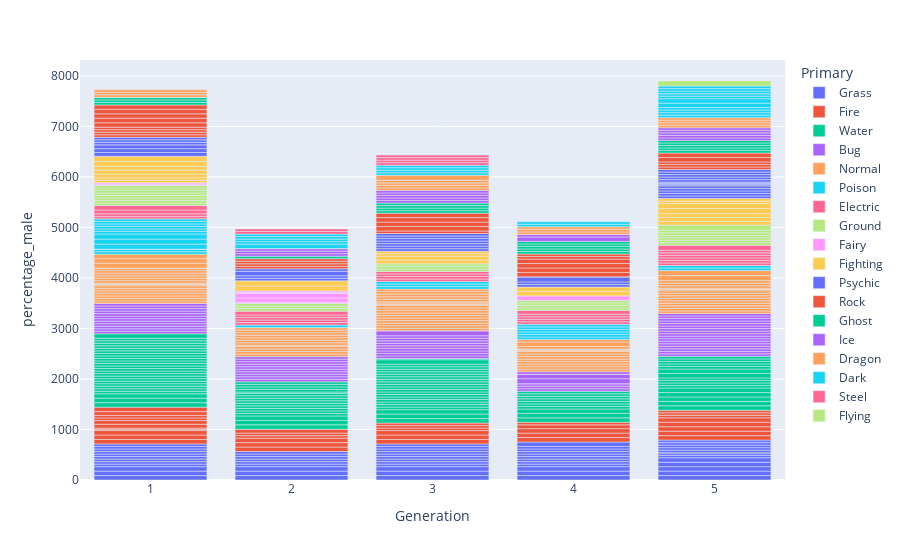

The notebook cell this image was saved under:
### Code cell
fig=px.bar(pokemon, x="Generation", y="percentage_male", color="Primary",
           hover_name='Name', hover_data=["Generation"])

fig.show()

### Figure 1 — Plotly figure (JSON) as saved in the notebook; plotly's stock layout.template omitted (floating-point values rounded to 4 significant figures)
{"data": [{"alignmentgroup": "True", "hovertemplate": "<b>%{hovertext}</b><br><br>Primary=Grass<br>Generation=%{x}<br>percentage_male=%{y}<extra></extra>", "hovertext": ["Bulbasaur", "Ivysaur", "Venusaur", "Oddish", "Gloom", "Vileplume", "Bellsprout", "Weepinbell", "Victreebel", "Exeggcute", "Exeggutor", "Tangela", "Chikorita", "Bayleef", "Meganium", "Bellossom", "Hoppip", "Skiploom", "Jumpluff", "Sunkern", "Sunflora", "Treecko", "Grovyle", "Sceptile", "Seedot", "Nuzleaf", "Shiftry", "Shroomish", "Breloom", "Roselia", "Cacnea", "Cacturne", "Tropius", "Turtwig", "Grotle", "Torterra", "Budew", "Roserade", "Cherubi", "Cherrim", "Carnivine", "Snover", "Abomasnow", "Tangrowth", "Leafeon", "Shaymin", "Snivy", "Servine", "Serperior", "Pansage", "Simisage", "Cottonee", "Whimsicott", "Petilil", "Lilligant", "Maractus", "Foongus", "Amoonguss", "Ferroseed", "Ferrothorn", "Virizion"], "legendgroup": "Grass", "marker": {"color": "#636efa", "pattern": {"shape": ""}}, "name": "Grass", "offsetgroup": "Grass", "orientation": "v", "showlegend": true, "textposition": "auto", "type": "bar", "x": [1, 1, 1, 1, 1, 1, 1, 1, 1, 1, 1, 1, 2, 2, 2, 2, 2, 2, 2, 2, 2, 3, 3, 3, 3, 3, 3, 3, 3, 3, 3, 3, 3, 4, 4, 4, 4, 4, 4, 4, 4, 4, 4, 4, 4, 4, 5, 5, 5, 5, 5, 5, 5, 5, 5, 5, 5, 5, 5, 5, 5], "xaxis": "x", "y": [88.1, 88.1, 88.1, 50, 50, 50, 50, 50, 50, 50, 50, 50, 88.1, 88.1, 88.1, 50, 50, 50, 50, 50, 50, 88.1, 88.1, 88.1, 50, 50, 50, 50, 50, 50, 50, 50, 50, 88.1, 88.1, 88.1, 50, 50, 50, 50, 50, 50, 50, 50, 88.1, null, 88.1, 88.1, 88.1, 88.1, 88.1, 50, 50, 0, 0, 50, 50, 50, 50, 50, null], "yaxis": "y"}, {"alignmentgroup": "True", "hovertemplate": "<b>%{hovertext}</b><br><br>Primary=Fire<br>Generation=%{x}<br>percentage_male=%{y}<extra></extra>", "hovertext": ["Charmander", "Charmeleon", "Charizard", "Vulpix", "Ninetales", "Growlithe", "Arcanine", "Ponyta", "Rapidash", "Magmar", "Flareon", "Moltres", "Cyndaquil", "Quilava", "Typhlosion", "Slugma", "Magcargo", "Magby", "Entei", "Ho-Oh", "Torchic", "Combusken", "Blaziken", "Numel", "Camerupt", "Torkoal", "Chimchar", "Monferno", "Infernape", "Magmortar", "Heatran", "Tepig", "Pignite", "Emboar", "Pansear", "Simisear", "Darumaka", "Darmanitan", "Heatmor"], "legendgroup": "Fire", "marker": {"color": "#EF553B", "pattern": {"shape": ""}}, "name": "Fire", "offsetgroup": "Fire", "orientation": "v", "showlegend": true, "textposition": "auto", "type": "bar", "x": [1, 1, 1, 1, 1, 1, 1, 1, 1, 1, 1, 1, 2, 2, 2, 2, 2, 2, 2, 2, 3, 3, 3, 3, 3, 3, 4, 4, 4, 4, 4, 5, 5, 5, 5, 5, 5, 5, 5], "xaxis": "x", "y": [88.1, 88.1, 88.1, 24.6, 24.6, 75.4, 75.4, 50, 50, 75.4, 88.1, null, 88.1, 88.1, 88.1, 50, 50, 75.4, null, null, 88.1, 88.1, 88.1, 50, 50, 50, 88.1, 88.1, 88.1, 75.4, 50, 88.1, 88.1, 88.1, 88.1, 88.1, 50, 50, 50], "yaxis": "y"}, {"alignmentgroup": "True", "hovertemplate": "<b>%{hovertext}</b><br><br>Primary=Water<br>Generation=%{x}<br>percentage_male=%{y}<extra></extra>", "hovertext": ["Squirtle", "Wartortle", "Blastoise", "Psyduck", "Golduck", "Poliwag", "Poliwhirl", "Poliwrath", "Tentacool", "Tentacruel", "Slowpoke", "Slowbro", "Seel", "Dewgong", "Shellder", "Cloyster", "Krabby", "Kingler", "Horsea", "Seadra", "Goldeen", "Seaking", "Staryu", "Starmie", "Magikarp", "Gyarados", "Lapras", "Vaporeon", "Totodile", "Croconaw", "Feraligatr", "Chinchou", "Lanturn", "Marill", "Azumarill", "Politoed", "Wooper", "Quagsire", "Slowking", "Qwilfish", "Corsola", "Remoraid", "Octillery", "Mantine", "Kingdra", "Suicune", "Mudkip", "Marshtomp", "Swampert", "Lotad", "Lombre", "Ludicolo", "Wingull", "Pelipper", "Carvanha", "Sharpedo", "Wailmer", "Wailord", "Barboach", "Whiscash", "Corphish", "Crawdaunt", "Feebas", "Milotic", "Clamperl", "Huntail", "Gorebyss", "Relicanth", "Luvdisc", "Kyogre", "Piplup", "Prinplup", "Empoleon", "Buizel", "Floatzel", "Shellos", "Gastrodon", "Finneon", "Lumineon", "Mantyke", "Palkia", "Phione", "Manaphy", "Oshawott", "Dewott", "Samurott", "Panpour", "Simipour", "Tympole", "Palpitoad", "Seismitoad", "Basculin", "Tirtouga", "Carracosta", "Ducklett", "Swanna", "Frillish", "Jellicent", "Alomomola", "Keldeo"], "legendgroup": "Water", "marker": {"color": "#00cc96", "pattern": {"shape": ""}}, "name": "Water", "offsetgroup": "Water", "orientation": "v", "showlegend": true, "textposition": "auto", "type": "bar", "x": [1, 1, 1, 1, 1, 1, 1, 1, 1, 1, 1, 1, 1, 1, 1, 1, 1, 1, 1, 1, 1, 1, 1, 1, 1, 1, 1, 1, 2, 2, 2, 2, 2, 2, 2, 2, 2, 2, 2, 2, 2, 2, 2, 2, 2, 2, 3, 3, 3, 3, 3, 3, 3, 3, 3, 3, 3, 3, 3, 3, 3, 3, 3, 3, 3, 3, 3, 3, 3, 3, 4, 4, 4, 4, 4, 4, 4, 4, 4, 4, 4, 4, 4, 5, 5, 5, 5, 5, 5, 5, 5, 5, 5, 5, 5, 5, 5, 5, 5, 5], "xaxis": "x", "y": [88.1, 88.1, 88.1, 50, 50, 50, 50, 50, 50, 50, 50, 50, 50, 50, 50, 50, 50, 50, 50, 50, 50, 50, null, null, 50, 50, 50, 88.1, 88.1, 88.1, 88.1, 50, 50, 50, 50, 50, 50, 50, 50, 50, 24.6, 50, 50, 50, 50, null, 88.1, 88.1, 88.1, 50, 50, 50, 50, 50, 50, 50, 50, 50, 50, 50, 50, 50, 50, 50, 50, 50, 50, 88.1, 24.6, null, 88.1, 88.1, 88.1, 50, 50, 50, 50, 50, 50, 50, null, null, null, 88.1, 88.1, 88.1, 88.1, 88.1, 50, 50, 50, 50, 88.1, 88.1, 50, 50, 50, 50, 50, null], "yaxis": "y"}, {"alignmentgroup": "True", "hovertemplate": "<b>%{hovertext}</b><br><br>Primary=Bug<br>Generation=%{x}<br>percentage_male=%{y}<extra></extra>", "hovertext": ["Caterpie", "Metapod", "Butterfree", "Weedle", "Kakuna", "Beedrill", "Paras", "Parasect", "Venonat", "Venomoth", "Scyther", "Pinsir", "Ledyba", "Ledian", "Spinarak", "Ariados", "Yanma", "Pineco", "Forretress", "Scizor", "Shuckle", "Heracross", "Wurmple", "Silcoon", "Beautifly", "Cascoon", "Dustox", "Surskit", "Masquerain", "Nincada", "Ninjask", "Shedinja", "Volbeat", "Illumise", "Kricketot", "Kricketune", "Burmy", "Wormadam", "Mothim", "Combee", "Vespiquen", "Yanmega", "Sewaddle", "Swadloon", "Leavanny", "Venipede", "Whirlipede", "Scolipede", "Dwebble", "Crustle", "Karrablast", "Escavalier", "Joltik", "Galvantula", "Shelmet", "Accelgor", "Durant", "Larvesta", "Volcarona", "Genesect"], "legendgroup": "Bug", "marker": {"color": "#ab63fa", "pattern": {"shape": ""}}, "name": "Bug", "offsetgroup": "Bug", "orientation": "v", "showlegend": true, "textposition": "auto", "type": "bar", "x": [1, 1, 1, 1, 1, 1, 1, 1, 1, 1, 1, 1, 2, 2, 2, 2, 2, 2, 2, 2, 2, 2, 3, 3, 3, 3, 3, 3, 3, 3, 3, 3, 3, 3, 4, 4, 4, 4, 4, 4, 4, 4, 5, 5, 5, 5, 5, 5, 5, 5, 5, 5, 5, 5, 5, 5, 5, 5, 5, 5], "xaxis": "x", "y": [50, 50, 50, 50, 50, 50, 50, 50, 50, 50, 50, 50, 50, 50, 50, 50, 50, 50, 50, 50, 50, 50, 50, 50, 50, 50, 50, 50, 50, 50, 50, null, 100, 0, 50, 50, 50, 0, 100, 88.1, 0, 50, 50, 50, 50, 50, 50, 50, 50, 50, 50, 50, 50, 50, 50, 50, 50, 50, 50, null], "yaxis": "y"}, {"alignmentgroup": "True", "hovertemplate": "<b>%{hovertext}</b><br><br>Primary=Normal<br>Generation=%{x}<br>percentage_male=%{y}<extra></extra>", "hovertext": ["Pidgey", "Pidgeotto", "Pidgeot", "Rattata", "Raticate", "Spearow", "Fearow", "Jigglypuff", "Wigglytuff", "Meowth", "Persian", "Farfetch'd", "Doduo", "Dodrio", "Lickitung", "Chansey", "Kangaskhan", "Tauros", "Ditto", "Eevee", "Porygon", "Snorlax", "Sentret", "Furret", "Hoothoot", "Noctowl", "Igglybuff", "Aipom", "Girafarig", "Dunsparce", "Teddiursa", "Ursaring", "Porygon2", "Stantler", "Smeargle", "Miltank", "Blissey", "Zigzagoon", "Linoone", "Taillow", "Swellow", "Slakoth", "Vigoroth", "Slaking", "Whismur", "Loudred", "Exploud", "Azurill", "Skitty", "Delcatty", "Spinda", "Swablu", "Zangoose", "Castform", "Kecleon", "Starly", "Staravia", "Staraptor", "Bidoof", "Bibarel", "Ambipom", "Buneary", "Lopunny", "Glameow", "Purugly", "Happiny", "Chatot", "Munchlax", "Lickilicky", "Porygon-Z", "Regigigas", "Arceus", "Patrat", "Watchog", "Lillipup", "Herdier", "Stoutland", "Pidove", "Tranquill", "Unfezant", "Audino", "Minccino", "Cinccino", "Deerling", "Sawsbuck", "Bouffalant", "Rufflet", "Braviary", "Meloetta"], "legendgroup": "Normal", "marker": {"color": "#FFA15A", "pattern": {"shape": ""}}, "name": "Normal", "offsetgroup": "Normal", "orientation": "v", "showlegend": true, "textposition": "auto", "type": "bar", "x": [1, 1, 1, 1, 1, 1, 1, 1, 1, 1, 1, 1, 1, 1, 1, 1, 1, 1, 1, 1, 1, 1, 2, 2, 2, 2, 2, 2, 2, 2, 2, 2, 2, 2, 2, 2, 2, 3, 3, 3, 3, 3, 3, 3, 3, 3, 3, 3, 3, 3, 3, 3, 3, 3, 3, 4, 4, 4, 4, 4, 4, 4, 4, 4, 4, 4, 4, 4, 4, 4, 4, 4, 5, 5, 5, 5, 5, 5, 5, 5, 5, 5, 5, 5, 5, 5, 5, 5, 5], "xaxis": "x", "y": [50, 50, 50, 50, 50, 50, 50, 24.6, 24.6, 50, 50, 50, 50, 50, 50, 0, 0, 100, null, 88.1, null, 88.1, 50, 50, 50, 50, 24.6, 50, 50, 50, 50, 50, null, 50, 50, 0, 0, 50, 50, 50, 50, 50, 50, 50, 50, 50, 50, 24.6, 24.6, 24.6, 50, 50, 50, 50, 50, 50, 50, 50, 50, 50, 50, 50, 50, 24.6, 24.6, 0, 50, 88.1, 50, null, null, null, 50, 50, 50, 50, 50, 50, 50, 50, 50, 24.6, 24.6, 50, 50, 50, 100, 100, null], "yaxis": "y"}, {"alignmentgroup": "True", "hovertemplate": "<b>%{hovertext}</b><br><br>Primary=Poison<br>Generation=%{x}<br>percentage_male=%{y}<extra></extra>", "hovertext": ["Ekans", "Arbok", "Nidoran♀", "Nidorina", "Nidoqueen", "Nidoran♂", "Nidorino", "Nidoking", "Zubat", "Golbat", "Grimer", "Muk", "Koffing", "Weezing", "Crobat", "Gulpin", "Swalot", "Seviper", "Stunky", "Skuntank", "Skorupi", "Drapion", "Croagunk", "Toxicroak", "Trubbish", "Garbodor"], "legendgroup": "Poison", "marker": {"color": "#19d3f3", "pattern": {"shape": ""}}, "name": "Poison", "offsetgroup": "Poison", "orientation": "v", "showlegend": true, "textposition": "auto", "type": "bar", "x": [1, 1, 1, 1, 1, 1, 1, 1, 1, 1, 1, 1, 1, 1, 2, 3, 3, 3, 4, 4, 4, 4, 4, 4, 5, 5], "xaxis": "x", "y": [50, 50, 0, 0, 0, 100, 100, 100, 50, 50, 50, 50, 50, 50, 50, 50, 50, 50, 50, 50, 50, 50, 50, 50, 50, 50], "yaxis": "y"}, {"alignmentgroup": "True", "hovertemplate": "<b>%{hovertext}</b><br><br>Primary=Electric<br>Generation=%{x}<br>percentage_male=%{y}<extra></extra>", "hovertext": ["Pikachu", "Raichu", "Magnemite", "Magneton", "Voltorb", "Electrode", "Electabuzz", "Jolteon", "Zapdos", "Pichu", "Mareep", "Flaaffy", "Ampharos", "Elekid", "Raikou", "Electrike", "Manectric", "Plusle", "Minun", "Shinx", "Luxio", "Luxray", "Pachirisu", "Magnezone", "Electivire", "Rotom", "Blitzle", "Zebstrika", "Emolga", "Tynamo", "Eelektrik", "Eelektross", "Thundurus"], "legendgroup": "Electric", "marker": {"color": "#FF6692", "pattern": {"shape": ""}}, "name": "Electric", "offsetgroup": "Electric", "orientation": "v", "showlegend": true, "textposition": "auto", "type": "bar", "x": [1, 1, 1, 1, 1, 1, 1, 1, 1, 2, 2, 2, 2, 2, 2, 3, 3, 3, 3, 4, 4, 4, 4, 4, 4, 4, 5, 5, 5, 5, 5, 5, 5], "xaxis": "x", "y": [50, 50, null, null, null, null, 75.4, 88.1, null, 50, 50, 50, 50, 75.4, null, 50, 50, 50, 50, 50, 50, 50, 50, null, 75.4, null, 50, 50, 50, 50, 50, 50, 100], "yaxis": "y"}, {"alignmentgroup": "True", "hovertemplate": "<b>%{hovertext}</b><br><br>Primary=Ground<br>Generation=%{x}<br>percentage_male=%{y}<extra></extra>", "hovertext": ["Sandshrew", "Sandslash", "Diglett", "Dugtrio", "Cubone", "Marowak", "Rhyhorn", "Rhydon", "Gligar", "Phanpy", "Donphan", "Trapinch", "Vibrava", "Flygon", "Baltoy", "Claydol", "Groudon", "Hippopotas", "Hippowdon", "Rhyperior", "Gliscor", "Drilbur", "Excadrill", "Sandile", "Krokorok", "Krookodile", "Stunfisk", "Golett", "Golurk", "Landorus"], "legendgroup": "Ground", "marker": {"color": "#B6E880", "pattern": {"shape": ""}}, "name": "Ground", "offsetgroup": "Ground", "orientation": "v", "showlegend": true, "textposition": "auto", "type": "bar", "x": [1, 1, 1, 1, 1, 1, 1, 1, 2, 2, 2, 3, 3, 3, 3, 3, 3, 4, 4, 4, 4, 5, 5, 5, 5, 5, 5, 5, 5, 5], "xaxis": "x", "y": [50, 50, 50, 50, 50, 50, 50, 50, 50, 50, 50, 50, 50, 50, null, null, null, 50, 50, 50, 50, 50, 50, 50, 50, 50, 50, null, null, 100], "yaxis": "y"}, {"alignmentgroup": "True", "hovertemplate": "<b>%{hovertext}</b><br><br>Primary=Fairy<br>Generation=%{x}<br>percentage_male=%{y}<extra></extra>", "hovertext": ["Clefairy", "Clefable", "Cleffa", "Togepi", "Togetic", "Snubbull", "Granbull", "Togekiss"], "legendgroup": "Fairy", "marker": {"color": "#FF97FF", "pattern": {"shape": ""}}, "name": "Fairy", "offsetgroup": "Fairy", "orientation": "v", "showlegend": true, "textposition": "auto", "type": "bar", "x": [1, 1, 2, 2, 2, 2, 2, 4], "xaxis": "x", "y": [24.6, 24.6, 24.6, 88.1, 88.1, 24.6, 24.6, 88.1], "yaxis": "y"}, {"alignmentgroup": "True", "hovertemplate": "<b>%{hovertext}</b><br><br>Primary=Fighting<br>Generation=%{x}<br>percentage_male=%{y}<extra></extra>", "hovertext": ["Mankey", "Primeape", "Machop", "Machoke", "Machamp", "Hitmonlee", "Hitmonchan", "Tyrogue", "Hitmontop", "Makuhita", "Hariyama", "Meditite", "Medicham", "Riolu", "Lucario", "Timburr", "Gurdurr", "Conkeldurr", "Throh", "Sawk", "Mienfoo", "Mienshao"], "legendgroup": "Fighting", "marker": {"color": "#FECB52", "pattern": {"shape": ""}}, "name": "Fighting", "offsetgroup": "Fighting", "orientation": "v", "showlegend": true, "textposition": "auto", "type": "bar", "x": [1, 1, 1, 1, 1, 1, 1, 2, 2, 3, 3, 3, 3, 4, 4, 5, 5, 5, 5, 5, 5, 5], "xaxis": "x", "y": [50, 50, 75.4, 75.4, 75.4, 100, 100, 100, 100, 75.4, 75.4, 50, 50, 88.1, 88.1, 75.4, 75.4, 75.4, 100, 100, 50, 50], "yaxis": "y"}, {"alignmentgroup": "True", "hovertemplate": "<b>%{hovertext}</b><br><br>Primary=Psychic<br>Generation=%{x}<br>percentage_male=%{y}<extra></extra>", "hovertext": ["Abra", "Kadabra", "Alakazam", "Drowzee", "Hypno", "Mr.", "Mewtwo", "Mew", "Natu", "Xatu", "Espeon", "Unown", "Wobbuffet", "Lugia", "Celebi", "Ralts", "Kirlia", "Gardevoir", "Spoink", "Grumpig", "Chimecho", "Wynaut", "Deoxys", "Chingling", "Mime", "Gallade", "Uxie", "Mesprit", "Azelf", "Cresselia", "Victini", "Munna", "Musharna", "Woobat", "Swoobat", "Sigilyph", "Gothita", "Gothorita", "Gothitelle", "Solosis", "Duosion", "Reuniclus", "Elgyem", "Beheeyem"], "legendgroup": "Psychic", "marker": {"color": "#636efa", "pattern": {"shape": ""}}, "name": "Psychic", "offsetgroup": "Psychic", "orientation": "v", "showlegend": true, "textposition": "auto", "type": "bar", "x": [1, 1, 1, 1, 1, 1, 1, 1, 2, 2, 2, 2, 2, 2, 2, 3, 3, 3, 3, 3, 3, 3, 3, 4, 4, 4, 4, 4, 4, 4, 5, 5, 5, 5, 5, 5, 5, 5, 5, 5, 5, 5, 5, 5], "xaxis": "x", "y": [75.4, 75.4, 75.4, 50, 50, 50, null, null, 50, 50, 88.1, null, 50, null, null, 50, 50, 50, 50, 50, 50, 50, null, 50, 50, 100, null, null, null, 0, null, 50, 50, 50, 50, 50, 24.6, 24.6, 24.6, 50, 50, 50, 50, 50], "yaxis": "y"}, {"alignmentgroup": "True", "hovertemplate": "<b>%{hovertext}</b><br><br>Primary=Rock<br>Generation=%{x}<br>percentage_male=%{y}<extra></extra>", "hovertext": ["Geodude", "Graveler", "Golem", "Onix", "Omanyte", "Omastar", "Kabuto", "Kabutops", "Aerodactyl", "Sudowoodo", "Larvitar", "Pupitar", "Tyranitar", "Nosepass", "Lunatone", "Solrock", "Lileep", "Cradily", "Anorith", "Armaldo", "Regirock", "Cranidos", "Rampardos", "Shieldon", "Bastiodon", "Bonsly", "Probopass", "Roggenrola", "Boldore", "Gigalith", "Archen", "Archeops", "Terrakion"], "legendgroup": "Rock", "marker": {"color": "#EF553B", "pattern": {"shape": ""}}, "name": "Rock", "offsetgroup": "Rock", "orientation": "v", "showlegend": true, "textposition": "auto", "type": "bar", "x": [1, 1, 1, 1, 1, 1, 1, 1, 1, 2, 2, 2, 2, 3, 3, 3, 3, 3, 3, 3, 3, 4, 4, 4, 4, 4, 4, 5, 5, 5, 5, 5, 5], "xaxis": "x", "y": [50, 50, 50, 50, 88.1, 88.1, 88.1, 88.1, 88.1, 50, 50, 50, 50, 50, null, null, 88.1, 88.1, 88.1, 88.1, null, 88.1, 88.1, 88.1, 88.1, 50, 50, 50, 50, 50, 88.1, 88.1, null], "yaxis": "y"}, {"alignmentgroup": "True", "hovertemplate": "<b>%{hovertext}</b><br><br>Primary=Ghost<br>Generation=%{x}<br>percentage_male=%{y}<extra></extra>", "hovertext": ["Gastly", "Haunter", "Gengar", "Misdreavus", "Shuppet", "Banette", "Duskull", "Dusclops", "Drifloon", "Drifblim", "Mismagius", "Spiritomb", "Dusknoir", "Giratina", "Yamask", "Cofagrigus", "Litwick", "Lampent", "Chandelure"], "legendgroup": "Ghost", "marker": {"color": "#00cc96", "pattern": {"shape": ""}}, "name": "Ghost", "offsetgroup": "Ghost", "orientation": "v", "showlegend": true, "textposition": "auto", "type": "bar", "x": [1, 1, 1, 2, 3, 3, 3, 3, 4, 4, 4, 4, 4, 4, 5, 5, 5, 5, 5], "xaxis": "x", "y": [50, 50, 50, 50, 50, 50, 50, 50, 50, 50, 50, 50, 50, null, 50, 50, 50, 50, 50], "yaxis": "y"}, {"alignmentgroup": "True", "hovertemplate": "<b>%{hovertext}</b><br><br>Primary=Ice<br>Generation=%{x}<br>percentage_male=%{y}<extra></extra>", "hovertext": ["Jynx", "Articuno", "Swinub", "Piloswine", "Delibird", "Smoochum", "Snorunt", "Glalie", "Spheal", "Sealeo", "Walrein", "Regice", "Glaceon", "Mamoswine", "Froslass", "Vanillite", "Vanillish", "Vanilluxe", "Cubchoo", "Beartic", "Cryogonal"], "legendgroup": "Ice", "marker": {"color": "#ab63fa", "pattern": {"shape": ""}}, "name": "Ice", "offsetgroup": "Ice", "orientation": "v", "showlegend": true, "textposition": "auto", "type": "bar", "x": [1, 1, 2, 2, 2, 2, 3, 3, 3, 3, 3, 3, 4, 4, 4, 5, 5, 5, 5, 5, 5], "xaxis": "x", "y": [0, null, 50, 50, 50, 0, 50, 50, 50, 50, 50, null, 88.1, 50, 0, 50, 50, 50, 50, 50, null], "yaxis": "y"}, {"alignmentgroup": "True", "hovertemplate": "<b>%{hovertext}</b><br><br>Primary=Dragon<br>Generation=%{x}<br>percentage_male=%{y}<extra></extra>", "hovertext": ["Dratini", "Dragonair", "Dragonite", "Altaria", "Bagon", "Shelgon", "Salamence", "Latias", "Latios", "Rayquaza", "Gible", "Gabite", "Garchomp", "Axew", "Fraxure", "Haxorus", "Druddigon", "Reshiram", "Zekrom", "Kyurem"], "legendgroup": "Dragon", "marker": {"color": "#FFA15A", "pattern": {"shape": ""}}, "name": "Dragon", "offsetgroup": "Dragon", "orientation": "v", "showlegend": true, "textposition": "auto", "type": "bar", "x": [1, 1, 1, 3, 3, 3, 3, 3, 3, 3, 4, 4, 4, 5, 5, 5, 5, 5, 5, 5], "xaxis": "x", "y": [50, 50, 50, 50, 50, 50, 50, 0, 100, null, 50, 50, 50, 50, 50, 50, 50, null, null, null], "yaxis": "y"}, {"alignmentgroup": "True", "hovertemplate": "<b>%{hovertext}</b><br><br>Primary=Dark<br>Generation=%{x}<br>percentage_male=%{y}<extra></extra>", "hovertext": ["Umbreon", "Murkrow", "Sneasel", "Houndour", "Houndoom", "Poochyena", "Mightyena", "Sableye", "Absol", "Honchkrow", "Weavile", "Darkrai", "Purrloin", "Liepard", "Scraggy", "Scrafty", "Zorua", "Zoroark", "Pawniard", "Bisharp", "Vullaby", "Mandibuzz", "Deino", "Zweilous", "Hydreigon"], "legendgroup": "Dark", "marker": {"color": "#19d3f3", "pattern": {"shape": ""}}, "name": "Dark", "offsetgroup": "Dark", "orientation": "v", "showlegend": true, "textposition": "auto", "type": "bar", "x": [2, 2, 2, 2, 2, 3, 3, 3, 3, 4, 4, 4, 5, 5, 5, 5, 5, 5, 5, 5, 5, 5, 5, 5, 5], "xaxis": "x", "y": [88.1, 50, 50, 50, 50, 50, 50, 50, 50, 50, 50, null, 50, 50, 50, 50, 88.1, 88.1, 50, 50, 0, 0, 50, 50, 50], "yaxis": "y"}, {"alignmentgroup": "True", "hovertemplate": "<b>%{hovertext}</b><br><br>Primary=Steel<br>Generation=%{x}<br>percentage_male=%{y}<extra></extra>", "hovertext": ["Steelix", "Skarmory", "Mawile", "Aron", "Lairon", "Aggron", "Beldum", "Metang", "Metagross", "Registeel", "Jirachi", "Bronzor", "Bronzong", "Dialga", "Klink", "Klang", "Klinklang", "Cobalion"], "legendgroup": "Steel", "marker": {"color": "#FF6692", "pattern": {"shape": ""}}, "name": "Steel", "offsetgroup": "Steel", "orientation": "v", "showlegend": true, "textposition": "auto", "type": "bar", "x": [2, 2, 3, 3, 3, 3, 3, 3, 3, 3, 3, 4, 4, 4, 5, 5, 5, 5], "xaxis": "x", "y": [50, 50, 50, 50, 50, 50, null, null, null, null, null, null, null, null, null, null, null, null], "yaxis": "y"}, {"alignmentgroup": "True", "hovertemplate": "<b>%{hovertext}</b><br><br>Primary=Flying<br>Generation=%{x}<br>percentage_male=%{y}<extra></extra>", "hovertext": ["Tornadus"], "legendgroup": "Flying", "marker": {"color": "#B6E880", "pattern": {"shape": ""}}, "name": "Flying", "offsetgroup": "Flying", "orientation": "v", "showlegend": true, "textposition": "auto", "type": "bar", "x": [5], "xaxis": "x", "y": [100], "yaxis": "y"}], "layout": {"barmode": "relative", "legend": {"title": {"text": "Primary"}, "tracegroupgap": 0}, "margin": {"t": 60}, "xaxis": {"anchor": "y", "domain": [0, 1], "title": {"text": "Generation"}}, "yaxis": {"anchor": "x", "domain": [0, 1], "title": {"text": "percentage_male"}}}}
